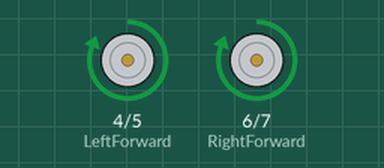
The sketch below on a simulated Arduino Uno, built with avr-gcc and run on an emulated ATmega328P. Parts: motor-driver pin pairs drawn as motors (green arrow = first pin HIGH = forward, orange = second pin HIGH = backward, longer = more drive).

Above: at 1.1 s.
At 3.1 s:
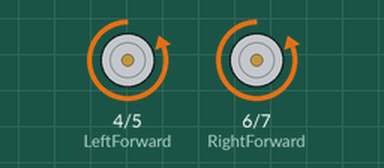
At 4.1 s:
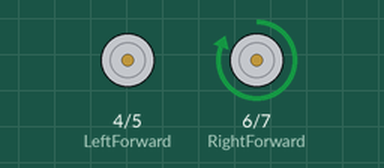
At 6.1 s:
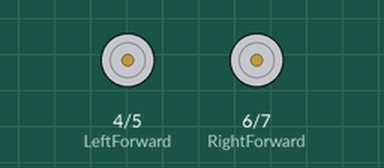
Timing chart, 0 to 7.6 s (numbered marks = the images above):
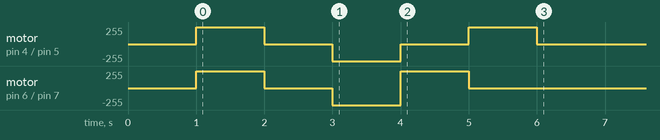

The sketch:

lab_ls298n_two_wheel.ino
```cpp
/*
 Motor Black -  High -> Forward
 Motor Red +  High -> Back

*/

#define LeftForward 4   // Motor Black -     LS298N IN1 -> Arduino Pin4
#define LeftBack 5      // Motor Red     +     LS298N IN2 -> Arduino Pin5
#define RightForward 6  // Motor Black -     LS298N IN3 -> Arduino Pin6
#define RightBack 7    // Motor Red     +     LS298N IN4 -> Arduino Pin7

void setup() {
    pinMode(LeftForward,OUTPUT);
    pinMode(LeftBack,OUTPUT);
    pinMode(RightForward,OUTPUT);
    pinMode(RightBack,OUTPUT);
    initCar();
    delay(1000);
    go();
    delay(1000);
    stopCar();
    delay(1000);
    back();
    delay(1000);
    turnLeft();
    delay(1000);
    turnRight();
    delay(1000);
    stopCar();
 }

void loop() {

}

void initCar(){
	//默认全是低电平 停止状态
  digitalWrite(LeftForward,LOW);
	digitalWrite(LeftBack,LOW);
	digitalWrite(RightForward,LOW);
	digitalWrite(RightBack,LOW);
}

void go(){
  // 左轮前进
  digitalWrite(LeftForward,HIGH);
	digitalWrite(LeftBack,LOW);
  // 右轮前进
	digitalWrite(RightForward,HIGH);
	digitalWrite(RightBack,LOW);
}

void back(){
  //左轮后退
  digitalWrite(LeftForward,LOW);
	digitalWrite(LeftBack,HIGH);
  //右轮后退
	digitalWrite(RightForward,LOW);
	digitalWrite(RightBack,HIGH);
}

/* 左转 */
void turnLeft(){
  //左轮不动
  digitalWrite(LeftForward,LOW);
	digitalWrite(LeftBack,LOW);
  // 右轮前进
	digitalWrite(RightForward,HIGH);
	digitalWrite(RightBack,LOW);
}

/* 右转 */
void turnRight(){
  // 左轮前进
  digitalWrite(LeftForward,HIGH);
	digitalWrite(LeftBack,LOW);
  // 右轮不动
  digitalWrite(RightForward,LOW);
	digitalWrite(RightBack,LOW);
}

void stopCar(){
	initCar();
}
```
